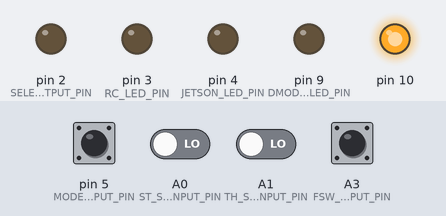
Simulated run of this sketch. Board: Arduino Uno, built with avr-gcc and run on an emulated ATmega328P. Parts: output pins drawn as LEDs (lit = HIGH). The test bench sets the inputs (shaded band); at power-on: pin 5 (MODE_SWITCH_INPUT_PIN) HIGH, A0 (ST_SIGNAL_INPUT_PIN), A1 (TH_SIGNAL_INPUT_PIN), A3 (FSW_SIGNAL_INPUT_PIN) LOW.

Above: at 0.1 s.
At 1.2 s:
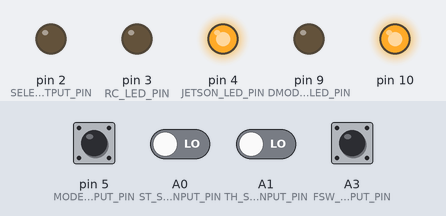
1.3 s: pin 5 (MODE_SWITCH_INPUT_PIN) pulled LOW for 0.15 s
At 1.6 s:
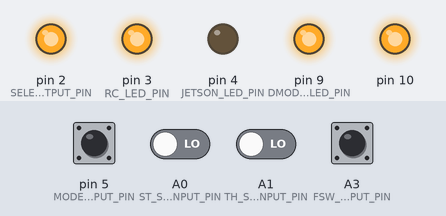
Timing chart, 0 to 4.3 s (numbered marks = the images above; inputs shaded):
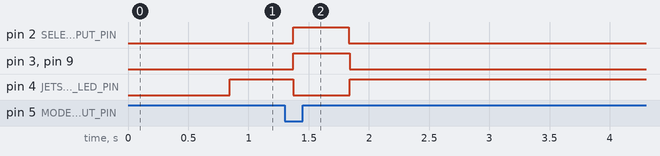

The sketch:

firmware_v3.7.ino
```cpp
//FaBo JetRacer v3.7
//2023/08/28
//切り替えノイズ対策実施

//レビションやファームウェアバージョンによって以下を変更すること。
#define FIRMWARE_NUMBER    37     //Firmware Version 3.7
#define BOARDMAJOR         2      //基板版数パッチメジャー
#define BOARDMINOR         0      //基板版数パッチマイナー
#define BOARDPATCH         29     //基板版数パッチRev2.0.29は29

//判定基準または方法
#define SWITCHINGTREDSHOLD 1500   //信号切り替え閾値1500u秒
#define NUMBERMEASURE      10     //判定計測回数

//ピンセッティング
#if BOARDPATCH < 17
  #define ST_SIGNAL_INPUT_PIN       A0
  #define TH_SIGNAL_INPUT_PIN       A1
  #define FSW_SIGNAL_INPUT_PIN      A3
  #define SELECT_OUTPUT_PIN         2
  #define RC_LED_PIN                3
  #define JETSON_LED_PIN            4

#elif BOARDPATCH == 17 || BOARDPATCH == 23
  #define ST_SIGNAL_INPUT_PIN       A0
  #define TH_SIGNAL_INPUT_PIN       A1
  #define FSW_SIGNAL_INPUT_PIN      A3
  #define SELECT_OUTPUT_PIN         2
  #define RC_LED_PIN                3
  #define JETSON_LED_PIN            4
  #define MODE_SWITCH_INPUT_PIN     5   //JetRacer mode or Donkey mode.

#elif BOARDPATCH == 20 || BOARDPATCH == 21 || BOARDPATCH == 22 || BOARDPATCH == 24
  #define ST_SIGNAL_INPUT_PIN       2   //INT0
  #define TH_SIGNAL_INPUT_PIN       3   //INT1
  #define FSW_SIGNAL_INPUT_PIN      A3
  #define MODE_SWITCH_INPUT_PIN     5   //JetRacer mode or Donkey mode.
  #define SELECT_OUTPUT_PIN         9
  #define RC_LED_PIN                10
  #define JETSON_LED_PIN            4

#elif BOARDPATCH >= 27
  #define ST_SIGNAL_INPUT_PIN       A0
  #define TH_SIGNAL_INPUT_PIN       A1
  #define FSW_SIGNAL_INPUT_PIN      A3
  #define SELECT_OUTPUT_PIN         2
  #define RC_LED_PIN                3
  #define JETSON_LED_PIN            4
  #define MODE_SWITCH_INPUT_PIN     5   //JetRacer mode or Donkey mode.
  #define DMODE_LED_PIN             9   //Donkey mode led pin.

#endif

#include "SPI.h"
#include <Wire.h>

//AVR328PのI2Cレジスタアドレス
uint8_t registerIndex = 0;

//数値をバイト列への型
typedef union
{
    uint32_t    before;
    struct
    {
        uint8_t d;
        uint8_t c;
        uint8_t b;
        uint8_t a;
    };
} Transfer;

Transfer transfer1;
Transfer transfer2;
Transfer transfer3;
Transfer transfer4;

//i2cのレジスタ受信イベント
void receiveEvent(int a) {
  while(Wire.available() > 0){
    registerIndex = Wire.read();
  }
}

//i2cのデータ要求イベント
void requestEvent() {
  if(registerIndex == 0x01)
  {
    //ステアリング信号
    Wire.write(transfer1.a);
    Wire.write(transfer1.b);
    Wire.write(transfer1.c);
    Wire.write(transfer1.d);
    //スロットル信号
    Wire.write(transfer2.a);
    Wire.write(transfer2.b);
    Wire.write(transfer2.c);
    Wire.write(transfer2.d);
    #if BOARDPATCH >= 17
    //切り替え信号
    Wire.write(transfer3.a);
    Wire.write(transfer3.b);
    Wire.write(transfer3.c);
    Wire.write(transfer3.d);
    #endif
  }
  //バージョン情報　アドレス0x00
  else if(registerIndex == 0x00){
    Wire.write(transfer4.a);
    Wire.write(transfer4.b);
    Wire.write(transfer4.c);
    Wire.write(transfer4.d);
    }
}

void setup(){
  //ピン方向設定
  pinMode(SELECT_OUTPUT_PIN, OUTPUT);
  pinMode(RC_LED_PIN, OUTPUT);
  pinMode(JETSON_LED_PIN, OUTPUT);
  pinMode(ST_SIGNAL_INPUT_PIN, INPUT);
  pinMode(TH_SIGNAL_INPUT_PIN, INPUT);
  pinMode(FSW_SIGNAL_INPUT_PIN, INPUT);

  //DonkeyModePin Slide Switch PULLUP,DonkeymodeModeLedPin
  #if BOARDPATCH >= 17
    pinMode(MODE_SWITCH_INPUT_PIN, INPUT_PULLUP);
  #elif BOARDPATCH < 17
  #endif

  //DonkeyMode LED(Yellow)
  #if BOARDPATCH >= 27
    pinMode(DMODE_LED_PIN, OUTPUT);
  #elif BOARDPATCH < 27

  #endif

  SPI.begin();
  Wire.begin(8);  //i2cデバイスアドレスは0x08
  Wire.onRequest(requestEvent);
  Wire.onReceive(receiveEvent);

  //バージョン情報付与
  transfer4.a = BOARDMAJOR;
  transfer4.b = BOARDMINOR;
  transfer4.c = BOARDPATCH;
  transfer4.d = FIRMWARE_NUMBER;
}

//LED-SPI信号関数
void startBit() {
  byte start = 0x00;
  SPI.transfer(start);
  SPI.transfer(start);
  SPI.transfer(start);
  SPI.transfer(start);
}

void endBit() {
  byte end = 0x00;
  SPI.transfer(end);
  SPI.transfer(end);
  SPI.transfer(end);
  SPI.transfer(end);
}

void setRGB(short r, short g, short b) {
  SPI.transfer(0xEF);
  SPI.transfer(r);
  SPI.transfer(g);
  SPI.transfer(b);
}


void loop(){
  //チャッタリング防止対策カウンタ
  static uint16_t counta;
  static uint16_t countb;

  //信号計測
  uint32_t duration = pulseIn(FSW_SIGNAL_INPUT_PIN, HIGH,25000);
  uint32_t pwm1 = pulseIn(TH_SIGNAL_INPUT_PIN, HIGH,25000);
  uint32_t pwm0 = pulseIn(ST_SIGNAL_INPUT_PIN, HIGH,25000);

  transfer1.before=pwm0;
  transfer2.before=pwm1;
  transfer3.before=duration;

  //スライドスイッチの状態を取得
  #if BOARDPATCH >= 17
    int val = digitalRead(MODE_SWITCH_INPUT_PIN);
  #endif

 //ドンキーモードありのボード
 #if BOARDPATCH >= 17
    //スライドスイッチの状態により、スイッチのRCモードにはしない。
    if (val == LOW){
      //Donkey Car mode.（AIモード固定にする）
      digitalWrite(SELECT_OUTPUT_PIN, HIGH);
      digitalWrite(RC_LED_PIN, HIGH);
      digitalWrite(JETSON_LED_PIN, LOW);
      #if BOARDPATCH >= 28
        digitalWrite(DMODE_LED_PIN, HIGH);
      #endif
      startBit();
      //黄色発光　7個点灯
      setRGB(0,   255,   128);
      setRGB(0,   255,   128);
      setRGB(0,   255,   128);
      setRGB(0,   255,   128);
      setRGB(0,   255,   128);
      setRGB(0,   255,   128);
      setRGB(0,   255,   128);
      endBit();

    }else{
      //JetRacer Mode
      if(duration > SWITCHINGTREDSHOLD){
        //チャッタリング防止
        counta++;
        countb = 0;
        if (counta > NUMBERMEASURE){
            //AIモード
            delay(10);
            digitalWrite(SELECT_OUTPUT_PIN, HIGH);
            delay(10);
            digitalWrite(RC_LED_PIN, HIGH);
            digitalWrite(JETSON_LED_PIN, LOW);
            #if BOARDPATCH >= 28
              digitalWrite(DMODE_LED_PIN, LOW);
            #endif

            startBit();
            //レインボー発光 7個点灯
            setRGB(80,   0,   10);
            setRGB(80,   0,   40);
            setRGB(80,   0,   90);
            setRGB(80,   0,   130);
            setRGB(80,   0,   170);
            setRGB(80,   0,   210);
            setRGB(80,   0,   255);
            endBit();
            counta = 0;//カウンタリセット
          }
        }
        else{
          //チャッタリング防止
          countb++;
          counta = 0;
          if  (countb > NUMBERMEASURE){
            //RCカーモード
            delay(10);
            digitalWrite(SELECT_OUTPUT_PIN, LOW);
            delay(10);
            digitalWrite(RC_LED_PIN, LOW);
            digitalWrite(JETSON_LED_PIN, HIGH);
            #if BOARDPATCH >= 28
              digitalWrite(DMODE_LED_PIN, LOW);
            #endif

            startBit();
            //緑色発光　7個点灯
            setRGB(0,   255,   0);
            setRGB(0,   255,   0);
            setRGB(0,   255,   0);
            setRGB(0,   255,   0);
            setRGB(0,   255,   0);
            setRGB(0,   255,   0);
            setRGB(0,   255,   0);
            endBit();
            //カウンタリセット
            countb = 0;
          }

        }
    }

 //ドンキーモードなしボード
 #elif BOARDPATCH < 17
  if(duration > SWITCHINGTREDSHOLD){
     //チャッタリング防止
        counta++;
        countb = 0;
        if (counta > NUMBERMEASURE){
            //AIモード
            digitalWrite(SELECT_OUTPUT_PIN, HIGH);
            digitalWrite(RC_LED_PIN, HIGH);
            digitalWrite(JETSON_LED_PIN, LOW);
            startBit();
            //レインボー発光 ６個点灯
            setRGB(80,   0,   10);
            setRGB(80,   0,   40);
            setRGB(80,   0,   90);
            setRGB(80,   0,   130);
            setRGB(80,   0,   170);
            setRGB(80,   0,   210);
            endBit();
            counta = 0;//カウンタリセット
          }
  }
  else{
     //チャッタリング防止
          countb++;
          counta = 0;
          if  (countb > NUMBERMEASURE){
            //RCカーモード
            digitalWrite(SELECT_OUTPUT_PIN, LOW);
            digitalWrite(RC_LED_PIN, LOW);
            digitalWrite(JETSON_LED_PIN, HIGH);
            startBit();
            //緑色発光　６個点灯
            setRGB(0,   255,   0);
            setRGB(0,   255,   0);
            setRGB(0,   255,   0);
            setRGB(0,   255,   0);
            setRGB(0,   255,   0);
            setRGB(0,   255,   0);
            endBit();
            //カウンタリセット
            countb = 0;
          }
  }
 #endif
}
```

Measured:
- after the input at 1.3 s, pin 2 (SELECT_OUTPUT_PIN): LOW → HIGH after 0.07 s, → LOW 0.46 s later; pin 3 (RC_LED_PIN), pin 9 (DMODE_LED_PIN): LOW → HIGH after 0.07 s, → LOW 0.47 s later; pin 4 (JETSON_LED_PIN): HIGH → LOW after 0.07 s, → HIGH 0.47 s later
